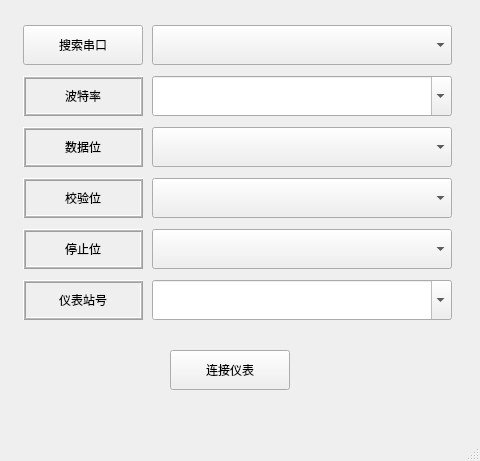
<?xml version="1.0" encoding="UTF-8"?>
<ui version="4.0">
 <class>connect</class>
 <widget class="QMainWindow" name="connect">
  <property name="geometry">
   <rect>
    <x>0</x>
    <y>0</y>
    <width>480</width>
    <height>461</height>
   </rect>
  </property>
  <property name="minimumSize">
   <size>
    <width>120</width>
    <height>40</height>
   </size>
  </property>
  <property name="windowTitle">
   <string>通信设置</string>
  </property>
  <widget class="QWidget" name="centralwidget">
   <widget class="QPushButton" name="pushButton_2">
    <property name="geometry">
     <rect>
      <x>170</x>
      <y>350</y>
      <width>120</width>
      <height>40</height>
     </rect>
    </property>
    <property name="minimumSize">
     <size>
      <width>120</width>
      <height>40</height>
     </size>
    </property>
    <property name="text">
     <string>连接仪表</string>
    </property>
   </widget>
   <widget class="QWidget" name="">
    <property name="geometry">
     <rect>
      <x>20</x>
      <y>20</y>
      <width>437</width>
      <height>311</height>
     </rect>
    </property>
    <layout class="QGridLayout" name="gridLayout_2" rowstretch="10,10,10,10,10,10" columnstretch="10,10" rowminimumheight="40,40,40,40,40,40" columnminimumwidth="120,300">
     <property name="sizeConstraint">
      <enum>QLayout::SetDefaultConstraint</enum>
     </property>
     <property name="leftMargin">
      <number>0</number>
     </property>
     <property name="spacing">
      <number>6</number>
     </property>
     <item row="2" column="1">
      <widget class="QComboBox" name="comboBox_3">
       <property name="sizePolicy">
        <sizepolicy hsizetype="Fixed" vsizetype="Fixed">
         <horstretch>0</horstretch>
         <verstretch>0</verstretch>
        </sizepolicy>
       </property>
       <property name="minimumSize">
        <size>
         <width>300</width>
         <height>40</height>
        </size>
       </property>
      </widget>
     </item>
     <item row="5" column="0">
      <widget class="QLabel" name="label_9">
       <property name="sizePolicy">
        <sizepolicy hsizetype="Fixed" vsizetype="Fixed">
         <horstretch>0</horstretch>
         <verstretch>0</verstretch>
        </sizepolicy>
       </property>
       <property name="minimumSize">
        <size>
         <width>120</width>
         <height>40</height>
        </size>
       </property>
       <property name="styleSheet">
        <string notr="true">border-color: rgb(0, 0, 0);</string>
       </property>
       <property name="frameShape">
        <enum>QFrame::Box</enum>
       </property>
       <property name="frameShadow">
        <enum>QFrame::Raised</enum>
       </property>
       <property name="lineWidth">
        <number>1</number>
       </property>
       <property name="midLineWidth">
        <number>1</number>
       </property>
       <property name="text">
        <string>仪表站号</string>
       </property>
       <property name="alignment">
        <set>Qt::AlignCenter</set>
       </property>
      </widget>
     </item>
     <item row="3" column="1">
      <widget class="QComboBox" name="comboBox_4">
       <property name="sizePolicy">
        <sizepolicy hsizetype="Fixed" vsizetype="Fixed">
         <horstretch>0</horstretch>
         <verstretch>0</verstretch>
        </sizepolicy>
       </property>
       <property name="minimumSize">
        <size>
         <width>300</width>
         <height>40</height>
        </size>
       </property>
      </widget>
     </item>
     <item row="4" column="0">
      <widget class="QLabel" name="label_8">
       <property name="sizePolicy">
        <sizepolicy hsizetype="Fixed" vsizetype="Fixed">
         <horstretch>0</horstretch>
         <verstretch>0</verstretch>
        </sizepolicy>
       </property>
       <property name="minimumSize">
        <size>
         <width>120</width>
         <height>40</height>
        </size>
       </property>
       <property name="styleSheet">
        <string notr="true">border-color: rgb(0, 0, 0);</string>
       </property>
       <property name="frameShape">
        <enum>QFrame::Box</enum>
       </property>
       <property name="frameShadow">
        <enum>QFrame::Raised</enum>
       </property>
       <property name="lineWidth">
        <number>1</number>
       </property>
       <property name="midLineWidth">
        <number>1</number>
       </property>
       <property name="text">
        <string>停止位</string>
       </property>
       <property name="alignment">
        <set>Qt::AlignCenter</set>
       </property>
      </widget>
     </item>
     <item row="2" column="0">
      <widget class="QLabel" name="label_6">
       <property name="sizePolicy">
        <sizepolicy hsizetype="Fixed" vsizetype="Fixed">
         <horstretch>0</horstretch>
         <verstretch>0</verstretch>
        </sizepolicy>
       </property>
       <property name="minimumSize">
        <size>
         <width>120</width>
         <height>40</height>
        </size>
       </property>
       <property name="styleSheet">
        <string notr="true">border-color: rgb(0, 0, 0);</string>
       </property>
       <property name="frameShape">
        <enum>QFrame::Box</enum>
       </property>
       <property name="frameShadow">
        <enum>QFrame::Raised</enum>
       </property>
       <property name="lineWidth">
        <number>1</number>
       </property>
       <property name="midLineWidth">
        <number>1</number>
       </property>
       <property name="text">
        <string>数据位</string>
       </property>
       <property name="alignment">
        <set>Qt::AlignCenter</set>
       </property>
      </widget>
     </item>
     <item row="3" column="0">
      <widget class="QLabel" name="label_7">
       <property name="sizePolicy">
        <sizepolicy hsizetype="Fixed" vsizetype="Fixed">
         <horstretch>0</horstretch>
         <verstretch>0</verstretch>
        </sizepolicy>
       </property>
       <property name="minimumSize">
        <size>
         <width>120</width>
         <height>40</height>
        </size>
       </property>
       <property name="styleSheet">
        <string notr="true">border-color: rgb(0, 0, 0);</string>
       </property>
       <property name="frameShape">
        <enum>QFrame::Box</enum>
       </property>
       <property name="frameShadow">
        <enum>QFrame::Raised</enum>
       </property>
       <property name="lineWidth">
        <number>1</number>
       </property>
       <property name="midLineWidth">
        <number>1</number>
       </property>
       <property name="text">
        <string>校验位</string>
       </property>
       <property name="alignment">
        <set>Qt::AlignCenter</set>
       </property>
      </widget>
     </item>
     <item row="1" column="1">
      <widget class="QComboBox" name="comboBox_2">
       <property name="sizePolicy">
        <sizepolicy hsizetype="Fixed" vsizetype="Fixed">
         <horstretch>0</horstretch>
         <verstretch>0</verstretch>
        </sizepolicy>
       </property>
       <property name="minimumSize">
        <size>
         <width>300</width>
         <height>40</height>
        </size>
       </property>
       <property name="editable">
        <bool>true</bool>
       </property>
      </widget>
     </item>
     <item row="0" column="0">
      <widget class="QPushButton" name="pushButton">
       <property name="sizePolicy">
        <sizepolicy hsizetype="Fixed" vsizetype="Fixed">
         <horstretch>0</horstretch>
         <verstretch>0</verstretch>
        </sizepolicy>
       </property>
       <property name="minimumSize">
        <size>
         <width>120</width>
         <height>40</height>
        </size>
       </property>
       <property name="text">
        <string>搜索串口</string>
       </property>
      </widget>
     </item>
     <item row="0" column="1">
      <widget class="QComboBox" name="comboBox">
       <property name="sizePolicy">
        <sizepolicy hsizetype="Fixed" vsizetype="Fixed">
         <horstretch>0</horstretch>
         <verstretch>0</verstretch>
        </sizepolicy>
       </property>
       <property name="minimumSize">
        <size>
         <width>300</width>
         <height>40</height>
        </size>
       </property>
      </widget>
     </item>
     <item row="1" column="0">
      <widget class="QLabel" name="label">
       <property name="sizePolicy">
        <sizepolicy hsizetype="Fixed" vsizetype="Fixed">
         <horstretch>0</horstretch>
         <verstretch>0</verstretch>
        </sizepolicy>
       </property>
       <property name="minimumSize">
        <size>
         <width>120</width>
         <height>40</height>
        </size>
       </property>
       <property name="styleSheet">
        <string notr="true">border-color: rgb(0, 0, 0);</string>
       </property>
       <property name="frameShape">
        <enum>QFrame::Box</enum>
       </property>
       <property name="frameShadow">
        <enum>QFrame::Raised</enum>
       </property>
       <property name="lineWidth">
        <number>1</number>
       </property>
       <property name="midLineWidth">
        <number>1</number>
       </property>
       <property name="text">
        <string>波特率</string>
       </property>
       <property name="alignment">
        <set>Qt::AlignCenter</set>
       </property>
      </widget>
     </item>
     <item row="4" column="1">
      <widget class="QComboBox" name="comboBox_5">
       <property name="sizePolicy">
        <sizepolicy hsizetype="Fixed" vsizetype="Fixed">
         <horstretch>0</horstretch>
         <verstretch>0</verstretch>
        </sizepolicy>
       </property>
       <property name="minimumSize">
        <size>
         <width>300</width>
         <height>40</height>
        </size>
       </property>
      </widget>
     </item>
     <item row="5" column="1">
      <widget class="QComboBox" name="comboBox_6">
       <property name="sizePolicy">
        <sizepolicy hsizetype="Fixed" vsizetype="Fixed">
         <horstretch>0</horstretch>
         <verstretch>0</verstretch>
        </sizepolicy>
       </property>
       <property name="minimumSize">
        <size>
         <width>300</width>
         <height>40</height>
        </size>
       </property>
       <property name="editable">
        <bool>true</bool>
       </property>
       <property name="modelColumn">
        <number>0</number>
       </property>
      </widget>
     </item>
    </layout>
   </widget>
  </widget>
  <widget class="QMenuBar" name="menubar">
   <property name="geometry">
    <rect>
     <x>0</x>
     <y>0</y>
     <width>480</width>
     <height>26</height>
    </rect>
   </property>
  </widget>
  <widget class="QStatusBar" name="statusbar"/>
 </widget>
 <resources/>
 <connections/>
</ui>
